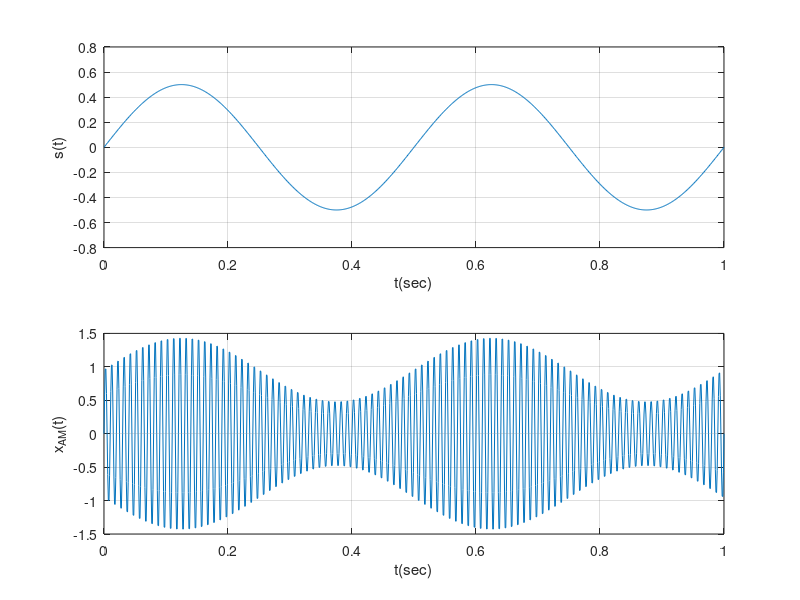

Reproduce this figure in MATLAB. (Note: this script raises an error after producing the figure.)
% Διαμορφωση ΑΜ Ι
clear all,close all,clc
fm=2;
Fs=2000;
Ts=1/Fs;
Am=.5;

Ac=1;
fc=100;
t=0:.001:1;

s=Am*sin(2*pi*fm*t);
xAM=(Ac+s).*sin(2*pi*fc*t);

subplot(211),plot(t,s),grid on,xlabel('t(sec)'),ylabel('s(t)')
subplot(212),plot(t,xAM),grid on,xlabel('t(sec)'),ylabel('x_{AM}(t)'),hold on
[xAM_upper xAM_lower]=envelope(xAM);
subplot(212),plot(t,xAM_upper),legend('x_{AM}','περιβάλλουσα')
